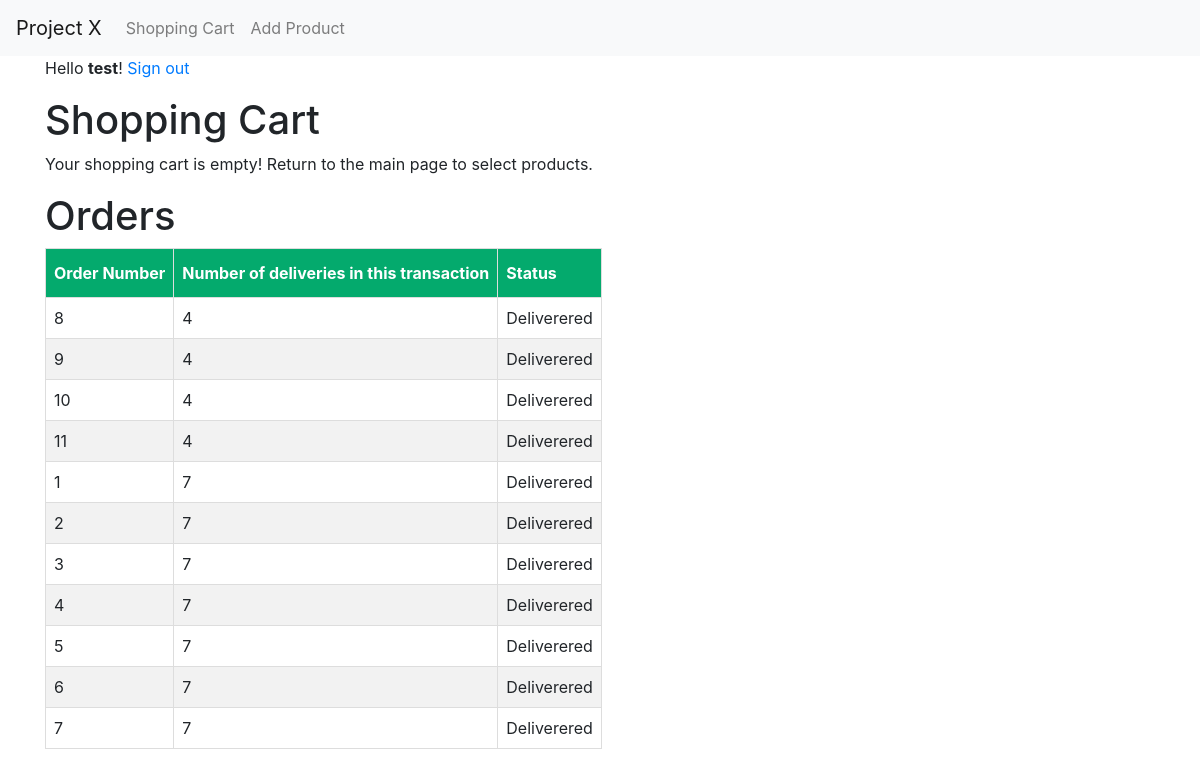
The page /cart on the database its author committed.
### tables this page shows
CREATE TABLE orders (
    id INTEGER PRIMARY KEY AUTOINCREMENT,
    -- created TIMESTAMP NOT NULL DEFAULT CURRENT_TIMESTAMP,
    transaction_id TEXT NOT NULL,
    user_id TEXT NOT NULL,
    product_id TEXT NOT NULL,
    product_name TEXT NOT NULL,
    price TEXT NOT NULL,
    deliveries TEXT NOT NULL,
    status TEXT NOT NULL
);

### app.py (the view)
@app.route('/cart', methods=('GET', 'POST'))
def shopping_cart():
    if current_user.username == 'Anonymous':
        flash("Sign in to see your shopping cart.")
        return redirect(url_for('signin'))
    if request.method == 'POST' and request.args.get('status') == 'checkout':
        cart.commit_order()
        flash('Order complete! We will begin delivery soon.')
    elif request.method == 'POST' and request.args.get('remove_id') !='':
        remove_id = request.args.get('remove_id')
        product=Product(remove_id)
        cart.remove_product(remove_id)
        flash(f"{product.name} has been removed from your shopping cart.")
    if request.method == 'GET':
        products = cart.get_product_list()
        user_orders = Order().get_orders(current_user.id)
        return render_template('shopping-cart.html', user=current_user.username, cart=cart, products=products, orders=user_orders)
    products = cart.get_product_list()
    user_orders = Order().get_orders(current_user.id)
    return render_template('shopping-cart.html', user=current_user.username, cart=cart, products=products, orders=user_orders)

### app.py (called while the page is built)
def get_db_connection():
    conn = sqlite3.connect('database.db')
    conn.row_factory = sqlite3.Row
    return conn

    def get_product_list(self):
        conn = get_db_connection()
        sql = f'SELECT * FROM products WHERE id IN ({", ".join(["?"]*len(self.products))})'
        products = conn.execute(sql, self.products).fetchall()
        conn.commit()
        conn.close()
        return products

    def get_orders(self, user_id):
        conn = get_db_connection()
        orders = conn.execute('SELECT * FROM orders WHERE user_id = ? ORDER BY transaction_id', (user_id,)).fetchall()
        conn.close()
        return orders

### templates/shopping-cart.html (shortened to what this page needs)
{% extends 'base.html' %}
{% block content %}
<h1>{% block shop_title %} Shopping Cart {% endblock %}</h1>
{% if cart['products']|length == 0 %}
<p>Your shopping cart is empty! Return to the main page to select products.</p>
{% endif %}
<h1>{% block order_title %} Orders {% endblock %}</h1>
{% if orders|length == 0 %}
<p>You have no previous orders.</p>
{% else %}
<table>
    <thead>
        <th>Order Number</th>
        <th>Number of deliveries in this transaction</th>
        <th>Status</th>
    </thead>
    {% for order in orders %}
<tr>
    <td>{{ order['id'] }}</td>
    <td>{{ order['deliveries'] }}</td>
    <td>{{ order['status'] }}</td>
</tr>
{% endfor %}
    </table>
{% endif %}
{% endblock %}

### templates/base.html (shortened to what this page needs)
<!doctype html>
<html lang="en">
  <head>
    <link rel="stylesheet" href="https://stackpath.bootstrapcdn.com/bootstrap/4.3.1/css/bootstrap.min.css">
    <link rel="stylesheet" href="../static/css/style.css">
  </head>
  <body>
    <nav class="navbar navbar-expand-md navbar-light bg-light">
      <a class="navbar-brand" href="{{ url_for('index')}}">Project X</a>
      <div class="collapse navbar-collapse" id="navbarNav">
          <ul class="navbar-nav">
          <li class="nav-item">
              <a class="nav-link" href="{{url_for('shopping_cart')}}">Shopping Cart</a>
          </li>
          <li class="nav-item">
              <a class="nav-link" href="{{url_for('create')}}">Add Product</a>
          </li>
          </ul>
      </div>
  </nav>
  <div class="container">
      {% if user == 'Anonymous' or user == None %}
      <p>You are not signed in.  <a href="{{ url_for('signin') }}">Sign in</a></p>
      {% else %}
      <p>Hello <strong>{{ user }}</strong>!   <a href="{{ url_for('index', signout=True) }}">Sign out</a> </p>
      {% endif %}
      {% block content %} {% endblock %}
  </div>
  </body>
</html>

### static/css/style.css (style rules this page uses)
td, th { border: 1px solid #ddd; padding: 8px; }
tr:nth-child(even) { background-color: #f2f2f2; }
th { padding-top: 12px; padding-bottom: 12px; text-align: left; background-color: #04AA6D; color: white; }

### rows shown on the page
orders: id "8", deliveries "4", status "Deliverered"
orders: id "9", deliveries "4", status "Deliverered"
orders: id "10", deliveries "4", status "Deliverered"
orders: id "11", deliveries "4", status "Deliverered"
orders: id "1", deliveries "7", status "Deliverered"
orders: id "2", deliveries "7", status "Deliverered"
orders: id "3", deliveries "7", status "Deliverered"
orders: id "4", deliveries "7", status "Deliverered"
orders: id "5", deliveries "7", status "Deliverered"
orders: id "6", deliveries "7", status "Deliverered"
orders: id "7", deliveries "7", status "Deliverered"

### other values the page prints
{{ user }} "test"
